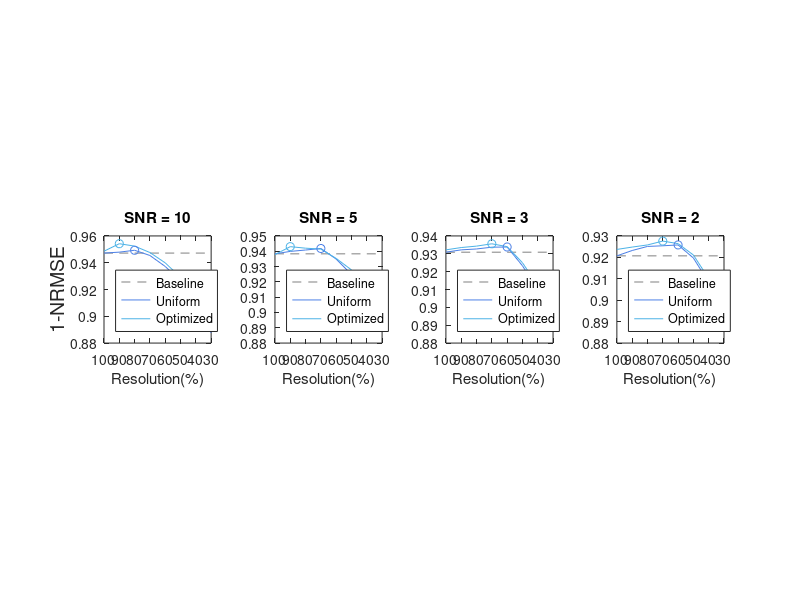

MATLAB code to generate this figure: (Note: this script raises an error after producing the figure.)
%% figure 
clear all;
close all;
clc;
N1 = 320; N2 = 320; Nc = 20; Ns =8;

%% plot NRMSE-resolution trend
ssim_snr10 = [0.9409	0.9719	0.9747	0.9752	0.9766;
0.9542	0.9725	0.9747	0.9755	0.9764;
0.9638	0.9729	0.9736	0.9755	0.9755;
0.969	0.9709	0.9716	0.9742	0.9738;
0.9671	0.9665	0.9671	0.9701	0.9698;
0.9608	0.9594	0.9599	0.9632	0.9631;
0.9478	0.9466	0.9472	0.9516	0.9516;
0.9242	0.9236	0.9242	0.9326	0.9326;
0.8773	0.8778	0.877	0.8993	0.8993;
0.7812	0.7801	0.781	0.8094	0.8094];

ssim_snr5 = [0.8365	0.9627	0.9631	0.9526	0.9584;
0.8625	0.9639	0.9645	0.956	0.9595;
0.9036	0.9641	0.9651	0.9588	0.961;
0.9297	0.9641	0.965	0.9601	0.9605;
0.9446	0.9612	0.9623	0.9604	0.9597;
0.9508	0.9558	0.9564	0.9576	0.9572;
0.9442	0.9452	0.9454	0.9493	0.9492;
0.9232	0.9236	0.9236	0.932	0.9319;
0.8772	0.8772	0.8769	0.8992	0.8992;
0.7812	0.7805	0.781	0.8094	0.8094];

ssim_snr3 = [0.7263	0.9523	0.9522	0.9299	0.942;
0.7705	0.9544	0.9546	0.9342	0.944;
0.8176	0.955	0.9563	0.9409	0.946;
0.8638	0.9556	0.9574	0.9452	0.9473;
0.9019	0.9564	0.9564	0.9476	0.9482;
0.9278	0.9517	0.9523	0.9478	0.9478;
0.9352	0.9423	0.9429	0.9444	0.9441;
0.9209	0.9221	0.9228	0.9305	0.9304;
0.8769	0.8774	0.8769	0.899	0.899;
0.7812	0.7799	0.7805	0.8094	0.8094];

ssim_snr2 = [0.6392	0.9421	0.9403	0.9116	0.9258;
0.6816	0.9448	0.9444	0.917	0.9282;
0.7314	0.9471	0.9474	0.9223	0.9307;
0.7873	0.9488	0.9496	0.9274	0.9334;
0.8427	0.9491	0.9498	0.9316	0.937;
0.8904	0.9468	0.9473	0.9340	0.936;
0.9183	0.9393	0.9399	0.9336	0.9352;
0.9163	0.9207	0.9206	0.9276	0.9276;
0.8763	0.8771	0.8768	0.8985	0.8985;
0.7798	0.7805	0.7812	0.8094	0.8094];

mse_snr10 = [0.0531	0.0528	0.0514	0.0442	0.0416;
0.0478	0.0521	0.0458	0.0438	0.0434;
0.0462	0.0507	0.0476	0.0475	0.0471;
0.0481	0.0546	0.0524	0.0543	0.0542;
0.0561	0.0628	0.0601	0.0651	0.0650;
0.0674	0.0737	0.0709	0.079	0.079;
0.0832	0.0886	0.0862	0.098	0.098;
0.1085	0.1123	0.1108	0.1226	0.1226;
0.1569	0.1592	0.159	0.1575	0.1575;
0.2725	0.2736	0.2726	0.2637	0.2637];

mse_snr5 = [0.1073	0.0617	0.0622	0.0738	0.0658;
0.0891	0.0601	0.057	0.0689	0.0647;
0.0751	0.0592	0.058	0.066	0.0649;
0.0661	0.0582	0.0586	0.066	0.066;
0.0652	0.0651	0.0647	0.0709	0.0708;
0.0713	0.0752	0.0722	0.081	0.0808;
0.0845	0.0884	0.0866	0.0983	0.0981;
0.1089	0.1124	0.1103	0.1225	0.1225;
0.157	0.1592	0.1579	0.1576	0.1576;
0.2725	0.2735	0.2728	0.2637	0.2637];

mse_snr3 = [0.1799	0.0691	0.0678	0.1036	0.0857;
0.1469	0.0678	0.0665	0.0951	0.0831;
0.1188	0.0673	0.0657	0.0876	0.0811;
0.0964	0.0663	0.0644	0.0823	0.0808;
0.0831	0.0662	0.066	0.0812	0.0811;
0.0798	0.0767	0.075	0.086	0.0858;
0.0876	0.0901	0.0878	0.0998	0.099;
0.1097	0.113	0.111	0.1227	0.1227;
0.1571	0.1596	0.1583	0.1576	0.1576;
0.2725	0.2739	0.2731	0.2638	0.2638];

mse_snr2 = [0.2699	0.0793	0.0763	0.1196	0.0978;
0.2196	0.0768	0.0752	0.1105	0.095;
0.1754	0.0749	0.0742	0.102	0.0924;
0.138	0.0746	0.0724	0.0951	0.091;
0.1102	0.0742	0.0736	0.0933	0.0919;
0.0943	0.0803	0.0789	0.0924	0.0922;
0.0934	0.0917	0.0899	0.1025	0.1025;
0.1112	0.1136	0.1119	0.1233	0.1233;
0.1573	0.1594	0.1582	0.1578	0.1578;
0.2725	0.2819	0.2736	0.2638	0.2638];

%% UNet 1-NRMSE
figure();

% SNR 10
subplot(1,4,1); 
plot(1:8,(1-mse_snr10(1,2))*ones(1,8),'--','Color',[0.5,0.5,0.5]);hold on;
plot(1:8,1-mse_snr10(1:8,2),'Color',[0.3,0.5,0.9]);hold on;
plot(1:8,1-mse_snr10(1:8,3),'Color',[0.3,0.7,0.9]);hold on;
plot(3, 1-mse_snr10(3,2), 'o','Color',[0.3,0.5,0.9], 'MarkerSize', 6); 
plot(2, 1-mse_snr10(2,3), 'o', 'Color',[0.3,0.7,0.9], 'MarkerSize', 6);  
xlabel('Resolution(%)');
ylabel('1-NRMSE', 'FontSize', 14);
xticks(1:8); 
legend('Baseline','Uniform','Optimized','Location','southwest')
xticklabels({'100', '90', '80', '70', '60','50','40','30'});
title('SNR = 10'); 
pbaspect([1 1 1]);
xlim([1,8]);

% SNR 5
subplot(1,4,2);
plot(1:8,(1-mse_snr5(1,2))*ones(1,8),'--','Color',[0.5,0.5,0.5]);hold on;
plot(1:8,1-mse_snr5(1:8,2),'Color',[0.3,0.5,0.9]);hold on;
plot(1:8,1-mse_snr5(1:8,3),'Color',[0.3,0.7,0.9]);hold on;
plot(4, 1-mse_snr5(4,2), 'o','Color',[0.3,0.5,0.9], 'MarkerSize', 6); 
plot(2, 1-mse_snr5(2,3), 'o', 'Color',[0.3,0.7,0.9], 'MarkerSize', 6); 
xlabel('Resolution(%)');
%ylabel('1-NRMSE'); % Only need ylabel on the leftmost plot
xticks(1:8); 
legend('Baseline','Uniform','Optimized','Location','southwest')
xticklabels({'100', '90', '80', '70', '60','50','40','30'});
title('SNR = 5'); 
pbaspect([1 1 1]);
xlim([1,8]);

% SNR 3
subplot(1,4,3);
plot(1:8,(1-mse_snr3(1,2))*ones(1,8),'--','Color',[0.5,0.5,0.5]);hold on;
plot(1:8,1-mse_snr3(1:8,2),'Color',[0.3,0.5,0.9]);hold on;
plot(1:8,1-mse_snr3(1:8,3),'Color',[0.3,0.7,0.9]);hold on;
plot(5, 1-mse_snr3(5,2), 'o','Color',[0.3,0.5,0.9], 'MarkerSize', 6); 
plot(4, 1-mse_snr3(4,3), 'o', 'Color',[0.3,0.7,0.9], 'MarkerSize', 6);  
xlabel('Resolution(%)');
%ylabel('1-NRMSE');
xticks(1:8); 
legend('Baseline','Uniform','Optimized','Location','southwest')
xticklabels({'100', '90', '80', '70', '60','50','40','30'});
title('SNR = 3'); 
pbaspect([1 1 1]);
xlim([1,8]);

% SNR 2
subplot(1,4,4);
plot(1:8,(1-mse_snr2(1,2))*ones(1,8),'--','Color',[0.5,0.5,0.5]);hold on;
plot(1:8,1-mse_snr2(1:8,2),'Color',[0.3,0.5,0.9]);hold on;
plot(1:8,1-mse_snr2(1:8,3),'Color',[0.3,0.7,0.9]);hold on;
plot(5, 1-mse_snr2(5,2), 'o','Color',[0.3,0.5,0.9], 'MarkerSize', 6); 
plot(4, 1-mse_snr2(4,3), 'o', 'Color',[0.3,0.7,0.9], 'MarkerSize', 6);  
xlabel('Resolution(%)');
%ylabel('1-NRMSE');
xticks(1:8); 
legend('Baseline','Uniform','Optimized','Location','southwest')
xticklabels({'100', '90', '80', '70', '60','50','40','30'});
title('SNR = 2'); 
pbaspect([1 1 1]);
xlim([1,8]);

sgtitle('UNet Performances (1-NRMSE) at Different SNRs', 'FontWeight', 'bold')
set(gcf,'Position',[100 100 2000 500])

%% UNet SSIM
figure();

% SNR 10
subplot(1,4,1); 
plot(1:8,(ssim_snr10(1,2))*ones(1,8),'--','Color',[0.5,0.5,0.5]);hold on;
plot(1:8,ssim_snr10(1:8,2),'Color',[0.3,0.5,0.9]);hold on;
plot(1:8,ssim_snr10(1:8,3),'Color',[0.3,0.7,0.9]);hold on;
plot(3, ssim_snr10(3,2), 'o','Color',[0.3,0.5,0.9], 'MarkerSize', 6); 
plot(1, ssim_snr10(1,3), 'o', 'Color',[0.3,0.7,0.9], 'MarkerSize', 6);  
xlabel('Resolution(%)');
ylabel('SSIM', 'FontSize', 14);
xticks(1:8); 
legend('Baseline','Uniform','Optimized','Location','southwest')
xticklabels({'100', '90', '80', '70', '60','50','40','30'});
title('SNR = 10'); 
pbaspect([1 1 1]);
xlim([1,8]);

% SNR 5
subplot(1,4,2);
plot(1:8,(ssim_snr5(1,2))*ones(1,8),'--','Color',[0.5,0.5,0.5]);hold on;
plot(1:8,ssim_snr5(1:8,2),'Color',[0.3,0.5,0.9]);hold on;
plot(1:8,ssim_snr5(1:8,3),'Color',[0.3,0.7,0.9]);hold on;
plot(4, ssim_snr5(4,2), 'o','Color',[0.3,0.5,0.9], 'MarkerSize', 6); 
plot(3, ssim_snr5(3,3), 'o', 'Color',[0.3,0.7,0.9], 'MarkerSize', 6); 
xlabel('Resolution(%)');
%ylabel('1-NRMSE'); % Only need ylabel on the leftmost plot
xticks(1:8); 
legend('Baseline','Uniform','Optimized','Location','southwest')
xticklabels({'100', '90', '80', '70', '60','50','40','30'});
title('SNR = 5'); 
pbaspect([1 1 1]);
xlim([1,8]);

% SNR 3
subplot(1,4,3);
plot(1:8,(ssim_snr3(1,2))*ones(1,8),'--','Color',[0.5,0.5,0.5]);hold on;
plot(1:8,ssim_snr3(1:8,2),'Color',[0.3,0.5,0.9]);hold on;
plot(1:8,ssim_snr3(1:8,3),'Color',[0.3,0.7,0.9]);hold on;
plot(5, ssim_snr3(5,2), 'o','Color',[0.3,0.5,0.9], 'MarkerSize', 6); 
plot(4, ssim_snr3(4,3), 'o', 'Color',[0.3,0.7,0.9], 'MarkerSize', 6);  
xlabel('Resolution(%)');
%ylabel('1-NRMSE');
xticks(1:8); 
legend('Baseline','Uniform','Optimized','Location','southwest')
xticklabels({'100', '90', '80', '70', '60','50','40','30'});
title('SNR = 3'); 
pbaspect([1 1 1]);
xlim([1,8]);

% SNR 2
subplot(1,4,4);
plot(1:8,(ssim_snr2(1,2))*ones(1,8),'--','Color',[0.5,0.5,0.5]);hold on;
plot(1:8,ssim_snr2(1:8,2),'Color',[0.3,0.5,0.9]);hold on;
plot(1:8,ssim_snr2(1:8,3),'Color',[0.3,0.7,0.9]);hold on;
plot(5, ssim_snr2(5,2), 'o','Color',[0.3,0.5,0.9], 'MarkerSize', 6); 
plot(5, ssim_snr2(5,3), 'o', 'Color',[0.3,0.7,0.9], 'MarkerSize', 6);  
xlabel('Resolution(%)');
%ylabel('1-NRMSE');
xticks(1:8); 
legend('Baseline','Uniform','Optimized','Location','southwest')
xticklabels({'100', '90', '80', '70', '60','50','40','30'});
title('SNR = 2'); 
pbaspect([1 1 1]);
xlim([1,8]);

sgtitle('UNet Performances (SSIM) at Different SNRs', 'FontWeight', 'bold')
set(gcf,'Position',[100 100 2000 500])

%% TV 1-NRMSE
figure();

% SNR 10
subplot(1,4,1); 
plot(1:8,(1-mse_snr10(1,4))*ones(1,8),'--','Color',[0.5,0.5,0.5]);hold on;
plot(1:8,1-mse_snr10(1:8,4),'Color',[0.3,0.5,0.9]);hold on;
plot(1:8,1-mse_snr10(1:8,5),'Color',[0.3,0.7,0.9]);hold on;
plot(2, 1-mse_snr10(2,4), 'o','Color',[0.3,0.5,0.9], 'MarkerSize', 6); 
plot(1, 1-mse_snr10(1,5), 'o', 'Color',[0.3,0.7,0.9], 'MarkerSize', 6);  
xlabel('Resolution(%)');
ylabel('1-NRMSE', 'FontSize', 14);
xticks(1:8); 
legend('Baseline','Uniform','Optimized','Location','southwest')
xticklabels({'100', '90', '80', '70', '60','50','40','30'});
title('SNR = 10'); 
pbaspect([1 1 1]);
xlim([1,8]);

% SNR 5
subplot(1,4,2);
plot(1:8,(1-mse_snr5(1,4))*ones(1,8),'--','Color',[0.5,0.5,0.5]);hold on;
plot(1:8,1-mse_snr5(1:8,4),'Color',[0.3,0.5,0.9]);hold on;
plot(1:8,1-mse_snr5(1:8,5),'Color',[0.3,0.7,0.9]);hold on;
plot(4, 1-mse_snr5(4,4), 'o','Color',[0.3,0.5,0.9], 'MarkerSize', 6); 
plot(2, 1-mse_snr5(2,5), 'o', 'Color',[0.3,0.7,0.9], 'MarkerSize', 6); 
xlabel('Resolution(%)');
%ylabel('1-NRMSE'); % Only need ylabel on the leftmost plot
xticks(1:8); 
legend('Baseline','Uniform','Optimized','Location','southwest')
xticklabels({'100', '90', '80', '70', '60','50','40','30'});
title('SNR = 5'); 
pbaspect([1 1 1]);
xlim([1,8]);

% SNR 3
subplot(1,4,3);
plot(1:8,(1-mse_snr3(1,4))*ones(1,8),'--','Color',[0.5,0.5,0.5]);hold on;
plot(1:8,1-mse_snr3(1:8,4),'Color',[0.3,0.5,0.9]);hold on;
plot(1:8,1-mse_snr3(1:8,5),'Color',[0.3,0.7,0.9]);hold on;
plot(5, 1-mse_snr3(5,4), 'o','Color',[0.3,0.5,0.9], 'MarkerSize', 6); 
plot(4, 1-mse_snr3(4,5), 'o', 'Color',[0.3,0.7,0.9], 'MarkerSize', 6);  
xlabel('Resolution(%)');
%ylabel('1-NRMSE');
xticks(1:8); 
legend('Baseline','Uniform','Optimized','Location','southwest')
xticklabels({'100', '90', '80', '70', '60','50','40','30'});
title('SNR = 3'); 
pbaspect([1 1 1]);
xlim([1,8]);

% SNR 2
subplot(1,4,4);
plot(1:8,(1-mse_snr2(1,4))*ones(1,8),'--','Color',[0.5,0.5,0.5]);hold on;
plot(1:8,1-mse_snr2(1:8,4),'Color',[0.3,0.5,0.9]);hold on;
plot(1:8,1-mse_snr2(1:8,5),'Color',[0.3,0.7,0.9]);hold on;
plot(6, 1-mse_snr2(6,4), 'o','Color',[0.3,0.5,0.9], 'MarkerSize', 6); 
plot(4, 1-mse_snr2(4,5), 'o', 'Color',[0.3,0.7,0.9], 'MarkerSize', 6);  
xlabel('Resolution(%)');
%ylabel('1-NRMSE');
xticks(1:8); 
legend('Baseline','Uniform','Optimized','Location','southwest')
xticklabels({'100', '90', '80', '70', '60','50','40','30'});
title('SNR = 2'); 
pbaspect([1 1 1]);
xlim([1,8]);

sgtitle('SENSE-TV Performances (1-NRMSE) at Different SNRs', 'FontWeight', 'bold')
set(gcf,'Position',[100 100 2000 500])


%% TV SSIM
figure();

% SNR 10
subplot(1,4,1); 
plot(1:8,(ssim_snr10(1,4))*ones(1,8),'--','Color',[0.5,0.5,0.5]);hold on;
plot(1:8,ssim_snr10(1:8,4),'Color',[0.3,0.5,0.9]);hold on;
plot(1:8,ssim_snr10(1:8,5),'Color',[0.3,0.7,0.9]);hold on;
plot(2, ssim_snr10(2,4), 'o','Color',[0.3,0.5,0.9], 'MarkerSize', 6); 
plot(1, ssim_snr10(1,5), 'o', 'Color',[0.3,0.7,0.9], 'MarkerSize', 6);  
xlabel('Resolution(%)');
ylabel('SSIM', 'FontSize', 14);
xticks(1:8); 
legend('Baseline','Uniform','Optimized','Location','southwest')
xticklabels({'100', '90', '80', '70', '60','50','40','30'});
title('SNR = 10'); 
pbaspect([1 1 1]);
xlim([1,8]);

% SNR 5
subplot(1,4,2);
plot(1:8,(ssim_snr5(1,4))*ones(1,8),'--','Color',[0.5,0.5,0.5]);hold on;
plot(1:8,ssim_snr5(1:8,4),'Color',[0.3,0.5,0.9]);hold on;
plot(1:8,ssim_snr5(1:8,5),'Color',[0.3,0.7,0.9]);hold on;
plot(5, ssim_snr5(5,4), 'o','Color',[0.3,0.5,0.9], 'MarkerSize', 6); 
plot(3, ssim_snr5(3,5), 'o', 'Color',[0.3,0.7,0.9], 'MarkerSize', 6); 
xlabel('Resolution(%)');
%ylabel('1-NRMSE'); % Only need ylabel on the leftmost plot
xticks(1:8); 
legend('Baseline','Uniform','Optimized','Location','southwest')
xticklabels({'100', '90', '80', '70', '60','50','40','30'});
title('SNR = 5'); 
pbaspect([1 1 1]);
xlim([1,8]);

% SNR 3
subplot(1,4,3);
plot(1:8,(ssim_snr3(1,4))*ones(1,8),'--','Color',[0.5,0.5,0.5]);hold on;
plot(1:8,ssim_snr3(1:8,4),'Color',[0.3,0.5,0.9]);hold on;
plot(1:8,ssim_snr3(1:8,5),'Color',[0.3,0.7,0.9]);hold on;
plot(6, ssim_snr3(6,4), 'o','Color',[0.3,0.5,0.9], 'MarkerSize', 6); 
plot(5, ssim_snr3(5,5), 'o', 'Color',[0.3,0.7,0.9], 'MarkerSize', 6);  
xlabel('Resolution(%)');
%ylabel('1-NRMSE');
xticks(1:8); 
legend('Baseline','Uniform','Optimized','Location','southwest')
xticklabels({'100', '90', '80', '70', '60','50','40','30'});
title('SNR = 3'); 
pbaspect([1 1 1]);
xlim([1,8]);

% SNR 2
subplot(1,4,4);
plot(1:8,(ssim_snr2(1,4))*ones(1,8),'--','Color',[0.5,0.5,0.5]);hold on;
plot(1:8,ssim_snr2(1:8,4),'Color',[0.3,0.5,0.9]);hold on;
plot(1:8,ssim_snr2(1:8,5),'Color',[0.3,0.7,0.9]);hold on;
plot(6, ssim_snr2(6,4), 'o','Color',[0.3,0.5,0.9], 'MarkerSize', 6); 
plot(5, ssim_snr2(5,5), 'o', 'Color',[0.3,0.7,0.9], 'MarkerSize', 6);  
xlabel('Resolution(%)');
%ylabel('1-NRMSE');
xticks(1:8); 
legend('Baseline','Uniform','Optimized','Location','southwest')
xticklabels({'100', '90', '80', '70', '60','50','40','30'});
title('SNR = 2'); 
pbaspect([1 1 1]);
xlim([1,8]);

sgtitle('SENSE-TV Performances (SSIM) at Different SNRs', 'FontWeight', 'bold')
set(gcf,'Position',[100 100 2000 500])